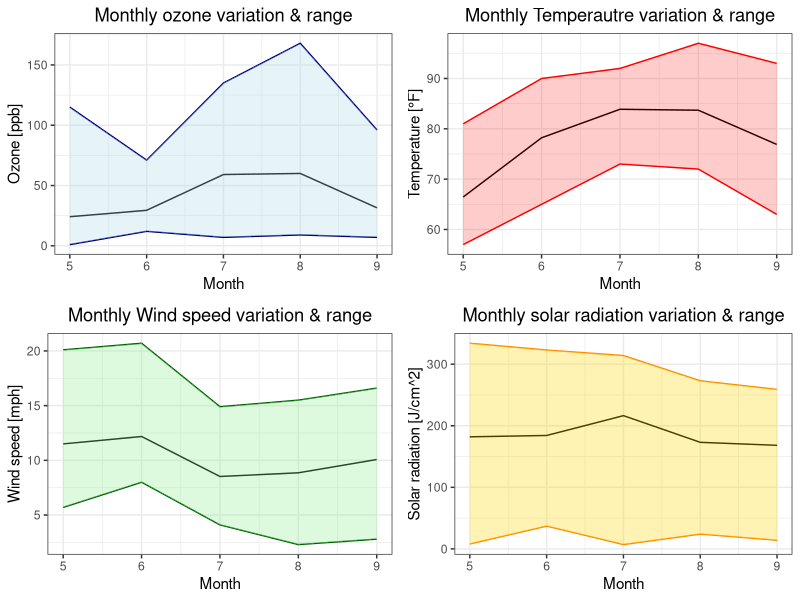
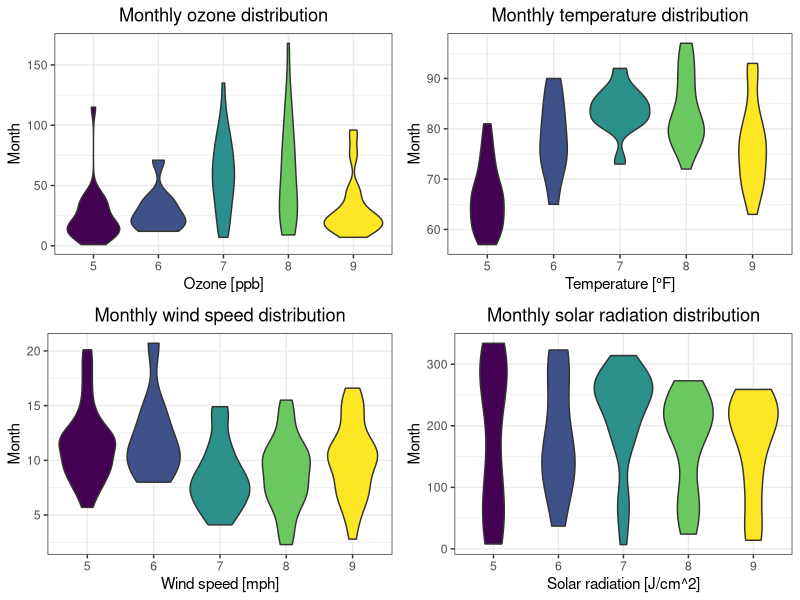
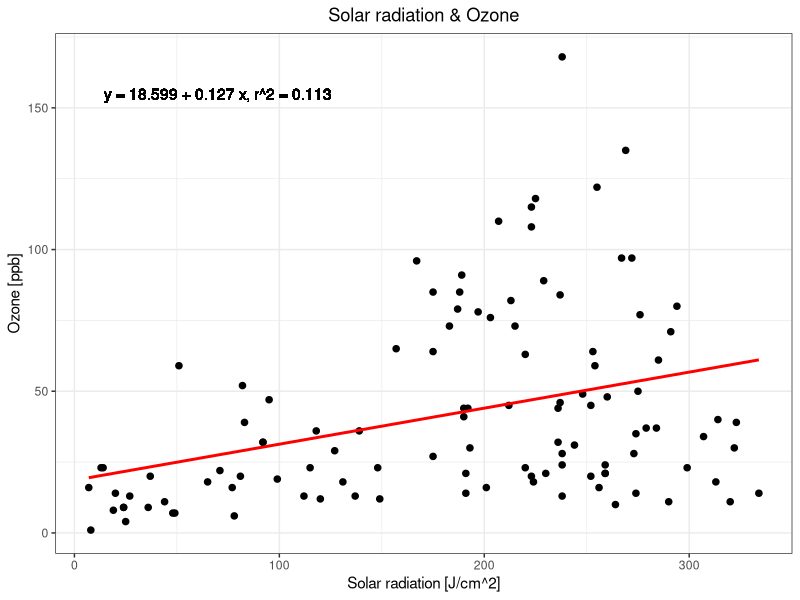
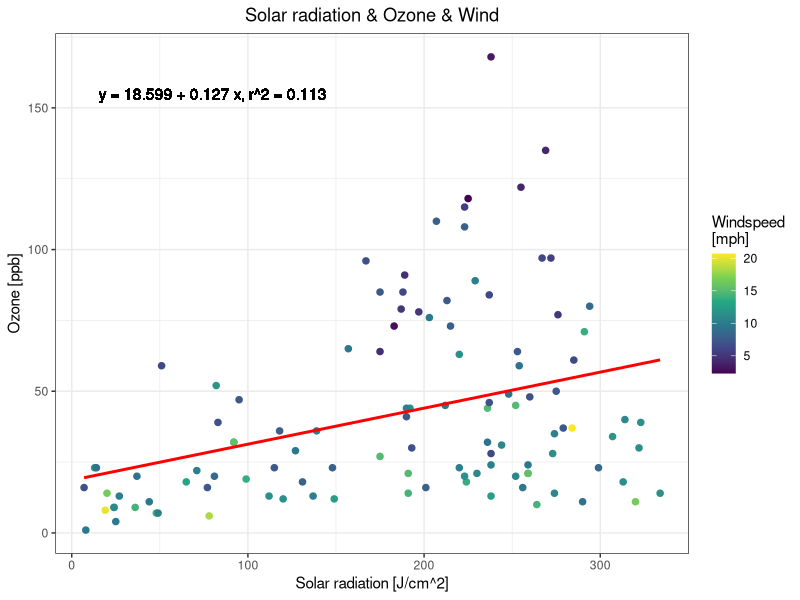

Reproduce these figures in R, in order.
## ---- chunk 1
library(tidyr)
library(ggplot2)
library(readr)
library(lubridate)
library(dplyr)
## ---- chunk 2
#Deleting each row with NA values and storing it into as separate variable 
oz <- airquality %>% drop_na()

#Aggregating over months
#Mean values
oz_mean <- oz %>% group_by(Month) %>% summarise(
  Ozone = mean(Ozone),
  Wind = mean(Wind),
  Solar.R = mean(Solar.R),
  Temp = mean(Temp)
)

#Minimum values
oz_min <- oz %>% group_by(Month) %>% summarise(
  Ozone = min(Ozone),
  Wind = min(Wind),
  Solar.R = min(Solar.R),
  Temp = min(Temp)
)

#Maximum values
oz_max <- oz %>% group_by(Month) %>% summarise(
  Ozone = max(Ozone),
  Wind = max(Wind),
  Solar.R = max(Solar.R),
  Temp = max(Temp)
)

#Variance
oz_var <- oz %>% group_by(Month) %>% summarise(
  Ozone = var(Ozone),
  Wind = var(Wind),
  Solar.R = var(Solar.R),
  Temp = var(Temp)
)

#Creating a table
#Combine mean, max and min tables into one table
oz_stats <- bind_cols(oz_min,oz_mean,oz_max,oz_var)

#Renaming column names appropriately
colnames(oz_stats) <- c("Month","Ozone_min","Wind_min","Solar_R_min","Temp_min",
                        "Month1","Ozone_mean","Wind_mean","Solar_R_mean","Temp_mean",
                        "Month2","Ozone_max","Wind_max","Solar_R_max","Temp_max",
                        "Month3","Ozone_var","Wind_var","Solar_R_var","Temp_var")

#Reduce table such that column month only appears once
oz_stats <- select(oz_stats,-contains(c("1","2","3")))

#Create table
knitr::kable(oz_stats)
## ---- chunk 3
#Monthly mean, max and min ozone values
p1 <- ggplot(data = oz_mean,aes(x = Month,y = Ozone)) + geom_line() + #Average line
  geom_line(data = oz_min, aes(x = Month, y = Ozone),col = "navy") + #Minimum line
  geom_line(data = oz_max, aes(x = Month, y = Ozone),col = "navy") + #Maximum line
  geom_ribbon(aes(x = Month, ymin = oz_min$Ozone, ymax = oz_max$Ozone),fill = "lightblue",alpha = 0.3) + #Filling 
  labs(title = "Monthly ozone variation & range") + #Title
  labs(y = "Ozone [ppb]") + #y-axis label
  theme_bw() +
  theme(legend.position = "none") + #Hide legend
  theme(plot.title = element_text(hjust = 0.5)) #Center title

#Monthly mean, max and min temperature values
p2 <- ggplot(data = oz_mean,aes(x = Month,y = Temp)) + geom_line() + #Average line
  geom_line(data = oz_min, aes(x = Month, y = Temp),col = "red") + #Minimum line
  geom_line(data = oz_max, aes(x = Month, y = Temp),col = "red") + #Maximum line
  geom_ribbon(aes(x = Month, ymin = oz_min$Temp, ymax = oz_max$Temp),fill = "red",alpha = 0.2) + #Filling 
  labs(title = "Monthly Temperautre variation & range") + #Title
  labs(y = "Temperature [°F]") + #y-axis label
  theme_bw() +
  theme(legend.position = "none") + #Hide legend
  theme(plot.title = element_text(hjust = 0.5)) #Center title

#Monthly mean, max and min wind values
p3 <- ggplot(data = oz_mean,aes(x = Month,y = Wind)) + geom_line() + #Average line
  geom_line(data = oz_min, aes(x = Month, y = Wind),col = "darkgreen") + #Minimum line
  geom_line(data = oz_max, aes(x = Month, y = Wind),col = "darkgreen") + #Maximum line
  geom_ribbon(aes(x = Month, ymin = oz_min$Wind, ymax = oz_max$Wind),fill = "lightgreen",alpha = 0.3) + #Filling 
  labs(title = "Monthly Wind speed variation & range") + #Title
  labs(y = "Wind speed [mph]") + #y-axis label
  theme_bw() +
  theme(legend.position = "none") + #Hide legend
  theme(plot.title = element_text(hjust = 0.5)) #Center title

#Monthly mean, max and min solar radiation values
p4 <- ggplot(data = oz_mean,aes(x = Month,y = Solar.R)) + geom_line() + #Average line
  geom_line(data = oz_min, aes(x = Month, y = Solar.R),col = "darkorange") + #Minimum line
  geom_line(data = oz_max, aes(x = Month, y = Solar.R),col = "darkorange") + #Maximum line
  geom_ribbon(aes(x = Month, ymin = oz_min$Solar.R, ymax = oz_max$Solar.R),fill = "gold",alpha = 0.3) + #Filling 
  labs(title = "Monthly solar radiation variation & range") + #Title
  labs(y = "Solar radiation [J/cm^2]") + #y-axis label
  theme_bw() +
  theme(legend.position = "none") + #Hide legend
  theme(plot.title = element_text(hjust = 0.5)) #Center title

cowplot::plot_grid(p1,p2,p3,p4)
## ---- chunk 4
#Violin plot ozone
v1 <- ggplot(oz, aes(factor(Month), Ozone, fill = Month)) + 
  geom_violin() + #Generate violin plot
  scale_fill_viridis_c() + #Color palette
  theme_bw() +
  theme(legend.position = "none") + #Hide legend
  labs(x = "Ozone [ppb]") + #x-axis label
  labs(title = "Monthly ozone distribution") + #Title
  labs(y = "Month") + #y-axis label
  theme(plot.title = element_text(hjust = 0.5)) #Center title

#Violin plot temperature
v2 <- ggplot(oz, aes(factor(Month), Temp, fill = Month)) + 
  geom_violin() + #Generate violin plot
  scale_fill_viridis_c() + #Color palette
  theme_bw() +
  theme(legend.position = "none") + #Hide legend
  labs(x = "Temperature [°F]") + #x-axis label
  labs(title = "Monthly temperature distribution") + #Title
  labs(y = "Month") + #y-axis label
  theme(plot.title = element_text(hjust = 0.5)) #Center title

#Violin plot wind speed
v3 <- ggplot(oz, aes(factor(Month), Wind, fill = Month)) + 
  geom_violin() + #Generate violin plot
  scale_fill_viridis_c() + #Color palette
  theme_bw() +
  theme(legend.position = "none") + #Hide legend
  labs(x = "Wind speed [mph]") + #x-axis label
  labs(title = "Monthly wind speed distribution") + #Title
  labs(y = "Month") + #y-axis label
  theme(plot.title = element_text(hjust = 0.5)) #Center title

#Violin plot solar radiation
v4 <- ggplot(oz, aes(factor(Month), Solar.R, fill = Month)) + 
  geom_violin() + #Generate violin plot
  scale_fill_viridis_c() + #Color palette
  theme_bw() +
  theme(legend.position = "none") + #Hide legend
  labs(x = "Solar radiation [J/cm^2]") + #x-axis label
  labs(title = "Monthly solar radiation distribution") + #Title
  labs(y = "Month") + #y-axis label
  theme(plot.title = element_text(hjust = 0.5)) #Center title

cowplot::plot_grid(v1,v2,v3,v4)
## ---- chunk 5
#linear ozone-solar radiation model
lm_os <- lm(Ozone ~ Solar.R,oz)               #Creating linear model
a <- round(coefficients(lm_os)[1],digits = 3) #Intercept
b <- round(coefficients(lm_os)[2],digits = 3) #Slope
r2 <- round(0.1133,digits = 3)                #R^2 value

#To get the r^2 value use summary (below)
summary(lm_os)

#Convert values to a single string
eq1 <- paste("y =",a,"+",b,"x, r^2 =",r2)

#Plot regression
ggplot(data = oz,aes(x = Solar.R, y = Ozone)) + geom_point(shape = 20, size = 3) +
  geom_smooth(method = "lm",col = "red",se = F) + #Regression line
  geom_text(x = 70, y = 155, label = eq1) +  #Regression line function & r^2 value
  theme_bw() +
  labs(y = "Ozone [ppb]") + #x-axis label
  labs(x = "Solar radiation [J/cm^2]") + #y-axis label
  labs(title = "Solar radiation & Ozone") + #Title
  theme(plot.title = element_text(hjust = 0.5)) #Center title
## ---- chunk 6
#Plot regression & wind
ggplot(data = oz,aes(x = Solar.R, y = Ozone, colour = Wind)) +
  geom_point(shape = 20, size = 3) +
  geom_smooth(method = "lm",col = "red",se = F) + #Regression line
  scale_color_viridis_c() +
  geom_text(x = 80, y = 155, label = eq1, color = "black") +  #Regression line function & r^2 value
  theme_bw() +
  labs(y = "Ozone [ppb]") + #x-axis label
  labs(x = "Solar radiation [J/cm^2]") + #y-axis label
  labs(title = "Solar radiation & Ozone & Wind") + #Title
  labs(colour = "Windspeed\n[mph]") + #Note: \n creates a new row
  theme(plot.title = element_text(hjust = 0.5)) #Center title
